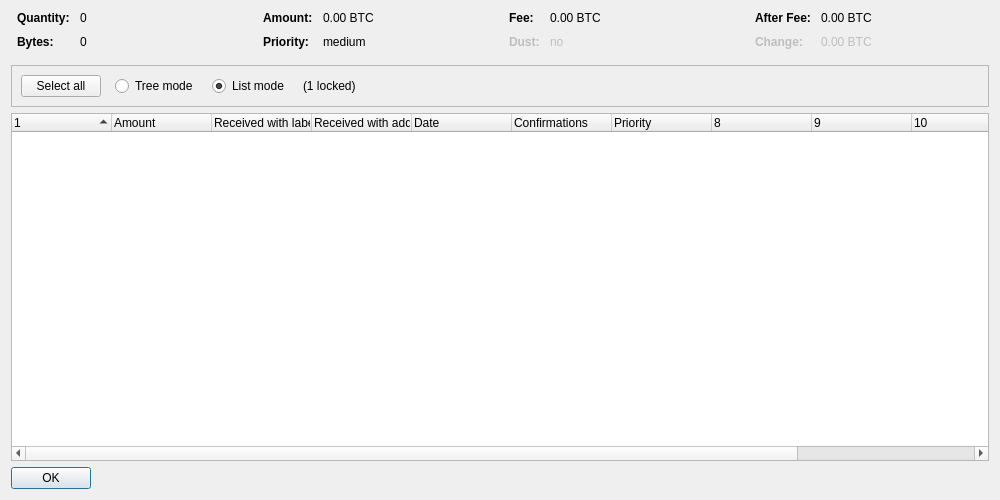
<?xml version="1.0" encoding="UTF-8"?>
<ui version="4.0">
 <class>CoinControlDialog</class>
 <widget class="QDialog" name="CoinControlDialog">
  <property name="geometry">
   <rect>
    <x>0</x>
    <y>0</y>
    <width>1000</width>
    <height>500</height>
   </rect>
  </property>
  <property name="windowTitle">
   <string>Coin Selection</string>
  </property>
  <layout class="QVBoxLayout" name="verticalLayout">
   <item>
    <layout class="QHBoxLayout" name="horizontalLayoutTop" stretch="0,0,0,0">
     <property name="topMargin">
      <number>0</number>
     </property>
     <property name="bottomMargin">
      <number>10</number>
     </property>
     <item>
      <layout class="QFormLayout" name="formLayoutCoinControl1">
       <property name="horizontalSpacing">
        <number>10</number>
       </property>
       <property name="verticalSpacing">
        <number>10</number>
       </property>
       <property name="leftMargin">
        <number>6</number>
       </property>
       <property name="rightMargin">
        <number>6</number>
       </property>
       <item row="0" column="0">
        <widget class="QLabel" name="labelCoinControlQuantityText">
         <property name="font">
          <font>
           <weight>75</weight>
           <bold>true</bold>
          </font>
         </property>
         <property name="text">
          <string>Quantity:</string>
         </property>
        </widget>
       </item>
       <item row="0" column="1">
        <widget class="QLabel" name="labelCoinControlQuantity">
         <property name="cursor">
          <cursorShape>IBeamCursor</cursorShape>
         </property>
         <property name="contextMenuPolicy">
          <enum>Qt::ActionsContextMenu</enum>
         </property>
         <property name="text">
          <string notr="true">0</string>
         </property>
         <property name="textInteractionFlags">
          <set>Qt::LinksAccessibleByMouse|Qt::TextSelectableByKeyboard|Qt::TextSelectableByMouse</set>
         </property>
        </widget>
       </item>
       <item row="1" column="0">
        <widget class="QLabel" name="labelCoinControlBytesText">
         <property name="font">
          <font>
           <weight>75</weight>
           <bold>true</bold>
          </font>
         </property>
         <property name="text">
          <string>Bytes:</string>
         </property>
        </widget>
       </item>
       <item row="1" column="1">
        <widget class="QLabel" name="labelCoinControlBytes">
         <property name="cursor">
          <cursorShape>IBeamCursor</cursorShape>
         </property>
         <property name="contextMenuPolicy">
          <enum>Qt::ActionsContextMenu</enum>
         </property>
         <property name="text">
          <string notr="true">0</string>
         </property>
         <property name="textInteractionFlags">
          <set>Qt::LinksAccessibleByMouse|Qt::TextSelectableByKeyboard|Qt::TextSelectableByMouse</set>
         </property>
        </widget>
       </item>
      </layout>
     </item>
     <item>
      <layout class="QFormLayout" name="formLayoutCoinControl2">
       <property name="horizontalSpacing">
        <number>10</number>
       </property>
       <property name="verticalSpacing">
        <number>10</number>
       </property>
       <property name="leftMargin">
        <number>6</number>
       </property>
       <property name="rightMargin">
        <number>6</number>
       </property>
       <item row="0" column="0">
        <widget class="QLabel" name="labelCoinControlAmountText">
         <property name="font">
          <font>
           <weight>75</weight>
           <bold>true</bold>
          </font>
         </property>
         <property name="text">
          <string>Amount:</string>
         </property>
        </widget>
       </item>
       <item row="0" column="1">
        <widget class="QLabel" name="labelCoinControlAmount">
         <property name="cursor">
          <cursorShape>IBeamCursor</cursorShape>
         </property>
         <property name="contextMenuPolicy">
          <enum>Qt::ActionsContextMenu</enum>
         </property>
         <property name="text">
          <string notr="true">0.00 BTC</string>
         </property>
         <property name="textInteractionFlags">
          <set>Qt::LinksAccessibleByMouse|Qt::TextSelectableByKeyboard|Qt::TextSelectableByMouse</set>
         </property>
        </widget>
       </item>
       <item row="1" column="0">
        <widget class="QLabel" name="labelCoinControlPriorityText">
         <property name="font">
          <font>
           <weight>75</weight>
           <bold>true</bold>
          </font>
         </property>
         <property name="text">
          <string>Priority:</string>
         </property>
        </widget>
       </item>
       <item row="1" column="1">
        <widget class="QLabel" name="labelCoinControlPriority">
         <property name="cursor">
          <cursorShape>IBeamCursor</cursorShape>
         </property>
         <property name="contextMenuPolicy">
          <enum>Qt::ActionsContextMenu</enum>
         </property>
         <property name="text">
          <string notr="true">medium</string>
         </property>
         <property name="textInteractionFlags">
          <set>Qt::LinksAccessibleByMouse|Qt::TextSelectableByKeyboard|Qt::TextSelectableByMouse</set>
         </property>
        </widget>
       </item>
      </layout>
     </item>
     <item>
      <layout class="QFormLayout" name="formLayoutCoinControl3">
       <property name="horizontalSpacing">
        <number>10</number>
       </property>
       <property name="verticalSpacing">
        <number>10</number>
       </property>
       <property name="leftMargin">
        <number>6</number>
       </property>
       <property name="rightMargin">
        <number>6</number>
       </property>
       <item row="0" column="0">
        <widget class="QLabel" name="labelCoinControlFeeText">
         <property name="font">
          <font>
           <weight>75</weight>
           <bold>true</bold>
          </font>
         </property>
         <property name="text">
          <string>Fee:</string>
         </property>
        </widget>
       </item>
       <item row="0" column="1">
        <widget class="QLabel" name="labelCoinControlFee">
         <property name="cursor">
          <cursorShape>IBeamCursor</cursorShape>
         </property>
         <property name="contextMenuPolicy">
          <enum>Qt::ActionsContextMenu</enum>
         </property>
         <property name="text">
          <string notr="true">0.00 BTC</string>
         </property>
         <property name="textInteractionFlags">
          <set>Qt::LinksAccessibleByMouse|Qt::TextSelectableByKeyboard|Qt::TextSelectableByMouse</set>
         </property>
        </widget>
       </item>
       <item row="1" column="0">
        <widget class="QLabel" name="labelCoinControlLowOutputText">
         <property name="enabled">
          <bool>false</bool>
         </property>
         <property name="font">
          <font>
           <weight>75</weight>
           <bold>true</bold>
          </font>
         </property>
         <property name="text">
          <string>Dust:</string>
         </property>
        </widget>
       </item>
       <item row="1" column="1">
        <widget class="QLabel" name="labelCoinControlLowOutput">
         <property name="enabled">
          <bool>false</bool>
         </property>
         <property name="cursor">
          <cursorShape>IBeamCursor</cursorShape>
         </property>
         <property name="contextMenuPolicy">
          <enum>Qt::ActionsContextMenu</enum>
         </property>
         <property name="text">
          <string notr="true">no</string>
         </property>
         <property name="textInteractionFlags">
          <set>Qt::LinksAccessibleByMouse|Qt::TextSelectableByKeyboard|Qt::TextSelectableByMouse</set>
         </property>
        </widget>
       </item>
      </layout>
     </item>
     <item>
      <layout class="QFormLayout" name="formLayoutCoinControl4">
       <property name="horizontalSpacing">
        <number>10</number>
       </property>
       <property name="verticalSpacing">
        <number>10</number>
       </property>
       <property name="leftMargin">
        <number>6</number>
       </property>
       <property name="rightMargin">
        <number>6</number>
       </property>
       <item row="0" column="0">
        <widget class="QLabel" name="labelCoinControlAfterFeeText">
         <property name="font">
          <font>
           <weight>75</weight>
           <bold>true</bold>
          </font>
         </property>
         <property name="text">
          <string>After Fee:</string>
         </property>
        </widget>
       </item>
       <item row="0" column="1">
        <widget class="QLabel" name="labelCoinControlAfterFee">
         <property name="cursor">
          <cursorShape>IBeamCursor</cursorShape>
         </property>
         <property name="contextMenuPolicy">
          <enum>Qt::ActionsContextMenu</enum>
         </property>
         <property name="text">
          <string notr="true">0.00 BTC</string>
         </property>
         <property name="textInteractionFlags">
          <set>Qt::LinksAccessibleByMouse|Qt::TextSelectableByKeyboard|Qt::TextSelectableByMouse</set>
         </property>
        </widget>
       </item>
       <item row="1" column="0">
        <widget class="QLabel" name="labelCoinControlChangeText">
         <property name="enabled">
          <bool>false</bool>
         </property>
         <property name="font">
          <font>
           <weight>75</weight>
           <bold>true</bold>
          </font>
         </property>
         <property name="text">
          <string>Change:</string>
         </property>
        </widget>
       </item>
       <item row="1" column="1">
        <widget class="QLabel" name="labelCoinControlChange">
         <property name="enabled">
          <bool>false</bool>
         </property>
         <property name="cursor">
          <cursorShape>IBeamCursor</cursorShape>
         </property>
         <property name="contextMenuPolicy">
          <enum>Qt::ActionsContextMenu</enum>
         </property>
         <property name="text">
          <string notr="true">0.00 BTC</string>
         </property>
         <property name="textInteractionFlags">
          <set>Qt::LinksAccessibleByMouse|Qt::TextSelectableByKeyboard|Qt::TextSelectableByMouse</set>
         </property>
        </widget>
       </item>
      </layout>
     </item>
    </layout>
   </item>
   <item>
    <widget class="QFrame" name="frame">
     <property name="minimumSize">
      <size>
       <width>0</width>
       <height>40</height>
      </size>
     </property>
     <property name="frameShape">
      <enum>QFrame::StyledPanel</enum>
     </property>
     <property name="frameShadow">
      <enum>QFrame::Sunken</enum>
     </property>
     <layout class="QHBoxLayout" name="horizontalLayout">
      <item>
       <layout class="QHBoxLayout" name="horizontalLayoutPanel" stretch="0,0,0,0,0">
        <property name="spacing">
         <number>14</number>
        </property>
        <item>
         <widget class="QPushButton" name="pushButtonSelectAll">
          <property name="sizePolicy">
           <sizepolicy hsizetype="Maximum" vsizetype="Fixed">
            <horstretch>0</horstretch>
            <verstretch>0</verstretch>
           </sizepolicy>
          </property>
          <property name="text">
           <string>Select all</string>
          </property>
          <property name="autoDefault">
           <bool>false</bool>
          </property>
         </widget>
        </item>
        <item>
         <widget class="QRadioButton" name="radioTreeMode">
          <property name="sizePolicy">
           <sizepolicy hsizetype="Maximum" vsizetype="Fixed">
            <horstretch>0</horstretch>
            <verstretch>0</verstretch>
           </sizepolicy>
          </property>
          <property name="text">
           <string>Tree mode</string>
          </property>
         </widget>
        </item>
        <item>
         <widget class="QRadioButton" name="radioListMode">
          <property name="sizePolicy">
           <sizepolicy hsizetype="Maximum" vsizetype="Fixed">
            <horstretch>0</horstretch>
            <verstretch>0</verstretch>
           </sizepolicy>
          </property>
          <property name="text">
           <string>List mode</string>
          </property>
          <property name="checked">
           <bool>true</bool>
          </property>
         </widget>
        </item>
        <item>
         <widget class="QLabel" name="labelLocked">
          <property name="text">
           <string notr="true">(1 locked)</string>
          </property>
         </widget>
        </item>
        <item>
         <spacer name="horizontalSpacer">
          <property name="orientation">
           <enum>Qt::Horizontal</enum>
          </property>
          <property name="sizeHint" stdset="0">
           <size>
            <width>40</width>
            <height>20</height>
           </size>
          </property>
         </spacer>
        </item>
       </layout>
      </item>
     </layout>
    </widget>
   </item>
   <item>
    <widget class="CoinControlTreeWidget" name="treeWidget">
     <property name="contextMenuPolicy">
      <enum>Qt::CustomContextMenu</enum>
     </property>
     <property name="sortingEnabled">
      <bool>false</bool>
     </property>
     <property name="columnCount">
      <number>12</number>
     </property>
     <attribute name="headerShowSortIndicator" stdset="0">
      <bool>true</bool>
     </attribute>
     <attribute name="headerStretchLastSection">
      <bool>false</bool>
     </attribute>
     <column>
      <property name="text">
       <string/>
      </property>
     </column>
     <column>
      <property name="text">
       <string>Amount</string>
      </property>
     </column>
     <column>
      <property name="text">
       <string>Received with label</string>
      </property>
     </column>
     <column>
      <property name="text">
       <string>Received with address</string>
      </property>
     </column>
     <column>
      <property name="text">
       <string>Date</string>
      </property>
     </column>
     <column>
      <property name="text">
       <string>Confirmations</string>
      </property>
      <property name="toolTip">
       <string>Confirmed</string>
      </property>
     </column>
     <column>
      <property name="text">
       <string>Priority</string>
      </property>
     </column>
     <column>
      <property name="text">
       <string/>
      </property>
     </column>
     <column>
      <property name="text">
       <string/>
      </property>
     </column>
     <column>
      <property name="text">
       <string/>
      </property>
     </column>
     <column>
      <property name="text">
       <string/>
      </property>
     </column>
     <column>
      <property name="text">
       <string/>
      </property>
     </column>
    </widget>
   </item>
   <item>
    <widget class="QDialogButtonBox" name="buttonBox">
     <property name="sizePolicy">
      <sizepolicy hsizetype="Maximum" vsizetype="Fixed">
       <horstretch>0</horstretch>
       <verstretch>0</verstretch>
      </sizepolicy>
     </property>
     <property name="orientation">
      <enum>Qt::Horizontal</enum>
     </property>
     <property name="standardButtons">
      <set>QDialogButtonBox::Ok</set>
     </property>
    </widget>
   </item>
  </layout>
 </widget>
 <customwidgets>
  <customwidget>
   <class>CoinControlTreeWidget</class>
   <extends>QTreeWidget</extends>
   <header>coincontroltreewidget.h</header>
  </customwidget>
 </customwidgets>
 <resources/>
 <connections/>
</ui>
